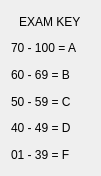
  <widget class="QWidget" name="verticalLayoutWidget_2">
   <property name="geometry">
    <rect>
     <x>770</x>
     <y>470</y>
     <width>101</width>
     <height>176</height>
    </rect>
   </property>
   <layout class="QVBoxLayout" name="verticalLayout_4">
    <item alignment="Qt::AlignHCenter">
     <widget class="QLabel" name="label_75">
      <property name="styleSheet">
       <string notr="true">font: 75 12pt &quot;MS Shell Dlg 2&quot;;</string>
      </property>
      <property name="text">
       <string>EXAM KEY</string>
      </property>
     </widget>
    </item>
    <item>
     <widget class="QLabel" name="label_43">
      <property name="styleSheet">
       <string notr="true">font: 75 10pt &quot;MS Shell Dlg 2&quot;;</string>
      </property>
      <property name="text">
       <string>70 - 100 = A</string>
      </property>
     </widget>
    </item>
    <item>
     <widget class="QLabel" name="label_57">
      <property name="styleSheet">
       <string notr="true">font: 75 10pt &quot;MS Shell Dlg 2&quot;;</string>
      </property>
      <property name="text">
       <string>60 - 69 = B</string>
      </property>
     </widget>
    </item>
    <item>
     <widget class="QLabel" name="label_55">
      <property name="styleSheet">
       <string notr="true">font: 75 10pt &quot;MS Shell Dlg 2&quot;;</string>
      </property>
      <property name="text">
       <string>50 - 59 = C</string>
      </property>
     </widget>
    </item>
    <item>
     <widget class="QLabel" name="label_54">
      <property name="styleSheet">
       <string notr="true">font: 75 10pt &quot;MS Shell Dlg 2&quot;;</string>
      </property>
      <property name="text">
       <string>40 - 49 = D</string>
      </property>
     </widget>
    </item>
    <item>
     <widget class="QLabel" name="label_45">
      <property name="styleSheet">
       <string notr="true">font: 75 10pt &quot;MS Shell Dlg 2&quot;;</string>
      </property>
      <property name="text">
       <string>01 - 39 = F</string>
      </property>
     </widget>
    </item>
   </layout>
  </widget>
